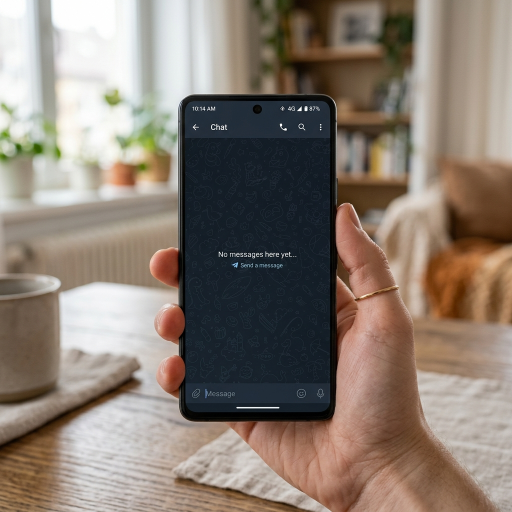
#> input picture content_factory/image_refs/mockup_phone_base.png, 1024 x 1024 px, found by its file name (shown at 1/2 size)
$ python renderer.py
#> lines starting #> are read from the running program, lines starting #| are printed output that depends on the picture
import logging
import os

from PIL import Image, ImageDraw, ImageFont, ImageOps

logger = logging.getLogger(__name__)

class TelegramRenderer:
    """
    Renders Telegram chat bubbles onto a phone mockup.
    """

    def __init__(self, base_image_path: str):
        self.base_image_path = base_image_path
        # Screen coordinates - FINAL TWEAK (-5 left)
        self.screen_region = (374, 208, 657, 812) # [left, top, right, bottom]

        # Paths for icons
        self.emoji_path = "assets/emojis/"

        # Colors (Telegram Dark Theme style)
        self.bg_color = (14, 22, 33)
        self.user_bubble_color = (43, 82, 120)
        self.bot_bubble_color = (24, 37, 51)
        self.text_color = (255, 255, 255)
        self.secondary_text_color = (126, 149, 169)

        try:
            self.font_main = ImageFont.truetype("/usr/share/fonts/truetype/dejavu/DejaVuSans-Bold.ttf", 22)
            self.font_small = ImageFont.truetype("/usr/share/fonts/truetype/dejavu/DejaVuSans.ttf", 18)
            self.font_time = ImageFont.truetype("/usr/share/fonts/truetype/dejavu/DejaVuSans.ttf", 14)
        except Exception:
            self.font_main = ImageFont.load_default()
            self.font_small = ImageFont.load_default()
            self.font_time = ImageFont.load_default()

    def _draw_icon(self, canvas, name, x, y, size=24):
        path = os.path.join(self.emoji_path, f"{name}.png")
        if os.path.exists(path):
            icon = Image.open(path).convert("RGBA")
            icon = icon.resize((size, size), Image.Resampling.LANCZOS)
            canvas.paste(icon, (x, y), icon)
            return size
        return 0

    def render_demo(self, food_photo_path: str, food_name: str, calories: int, protein: float, fat: float, carbs: float, output_path: str):
        """
        Creates a composite image: Phone -> Chat -> (User Photo + Bot Reply)
        """
#> called with food_photo_path = 'assets/demo_breakfast.png', food_name = 'Завтрак чемпиона', calories = 450, protein = 20.5, fat = 15, carbs = 35, output_path = 'content_factory/runs/test_mockup.png'
        if not os.path.exists(self.base_image_path):
            self.base_image_path = "/home/user1/foodflow-bot_new/" + self.base_image_path

        phone = Image.open(self.base_image_path).convert("RGBA")

        # 2. Create the "Screen Content"
        screen_w = self.screen_region[2] - self.screen_region[0]
        screen_h = self.screen_region[3] - self.screen_region[1]
        screen = Image.new("RGBA", (screen_w, screen_h), self.bg_color)
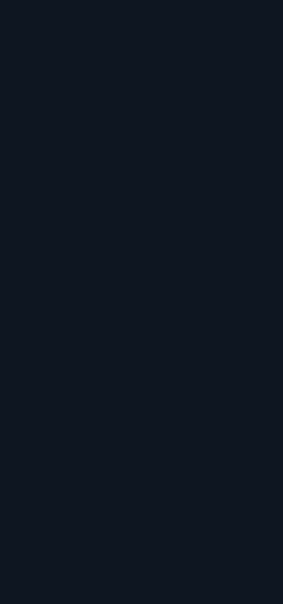
#> screen: PIL image 283x604 RGBA; mean R, G, B, A 14, 22, 33, 255
        draw = ImageDraw.Draw(screen)

        # --- Draw User Message (Photo) ---
        user_msg_y = 80
        bubble_w = 230
        bubble_h = 170

        if os.path.exists(food_photo_path):
            food_img = Image.open(food_photo_path).convert("RGB")
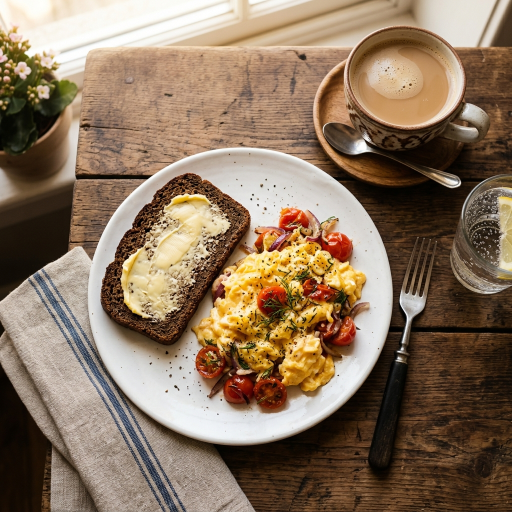
#> input picture assets/demo_breakfast.png, 1024 x 1024 px, found by its file name (shown at 1/2 size)
#> food_img is the input picture: PIL image 1024x1024 RGB; mean R, G, B 138.6, 116.6, 94.7
            food_img = ImageOps.fit(food_img, (bubble_w, bubble_h))
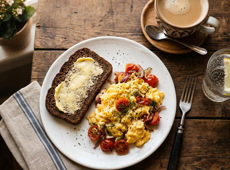
#> food_img: PIL image 230x170 RGB; mean R, G, B 135.8, 112.8, 89.8

            mask = Image.new("L", (bubble_w, bubble_h), 0)
#> mask: PIL image 230x170 L; every value is 0
            mask_draw = ImageDraw.Draw(mask)
            mask_draw.rounded_rectangle([0, 0, bubble_w, bubble_h], radius=20, fill=255)

            screen.paste(food_img, (screen_w - bubble_w - 15, user_msg_y), mask)
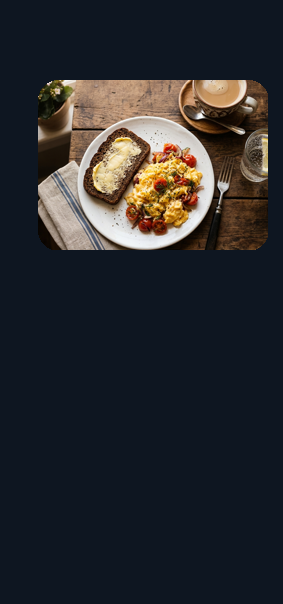
#> screen: PIL image 283x604 RGBA; mean R, G, B, A 41.7, 42.7, 46, 255

        # --- Draw Bot Message (Analysis) ---
        bot_msg_y = user_msg_y + bubble_h + 15
        bot_bubble_w = 250
        bot_bubble_h = 220

        draw.rounded_rectangle(
            [15, bot_msg_y, 15 + bot_bubble_w, bot_msg_y + bot_bubble_h],
            radius=20, fill=self.bot_bubble_color
        )

        margin = 20
        self._draw_icon(screen, "check", 15 + margin, bot_msg_y + margin - 2, 26)
        draw.text((15 + margin + 35, bot_msg_y + margin), "Готово!", font=self.font_main, fill=(74, 187, 126))

        self._draw_icon(screen, "plate", 15 + margin, bot_msg_y + margin + 40, 22)
        draw.text((15 + margin + 30, bot_msg_y + margin + 40), f"{food_name}", font=self.font_small, fill=self.text_color)

        stats_y = bot_msg_y + margin + 80
        self._draw_icon(screen, "fire", 15 + margin, stats_y, 20)
        draw.text((15 + margin + 30, stats_y), f"Калории: {calories} ккал", font=self.font_small, fill=self.text_color)

        self._draw_icon(screen, "meat", 15 + margin, stats_y + 30, 20)
        draw.text((15 + margin + 30, stats_y + 30), f"Белки: {protein}г", font=self.font_small, fill=self.text_color)

        self._draw_icon(screen, "avocado", 15 + margin, stats_y + 60, 20)
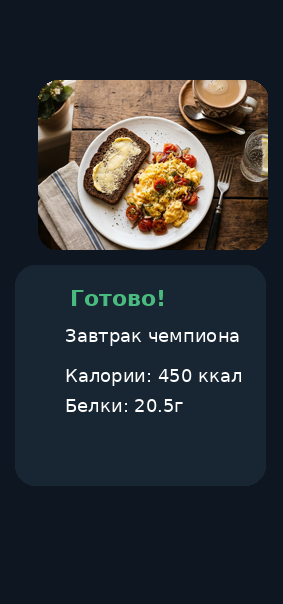
#> screen: PIL image 283x604 RGBA; mean R, G, B, A 47.6, 50.4, 54.3, 255
        draw.text((15 + margin + 30, stats_y + 60), f"Жиры: {fat}г", font=self.font_small, fill=self.text_color)

        self._draw_icon(screen, "bread", 15 + margin, stats_y + 90, 20)
        draw.text((15 + margin + 30, stats_y + 90), f"Углеводы: {carbs}г", font=self.font_small, fill=self.text_color)

        draw.text((15 + bot_bubble_w - 55, bot_msg_y + bot_bubble_h - 25), "12:05", font=self.font_time, fill=self.secondary_text_color)

        # 3. Apply Rounded Corners to the WHOLE SCREEN before pasting
        screen_mask = Image.new("L", (screen_w, screen_h), 0)
#> screen_mask: PIL image 283x604 L; every value is 0
        screen_mask_draw = ImageDraw.Draw(screen_mask)
        # Phone screen usually has ~30-40px radius
        screen_mask_draw.rounded_rectangle([0, 0, screen_w, screen_h], radius=35, fill=255)

        # 4. Compositing
        phone.paste(screen, (self.screen_region[0], self.screen_region[1]), screen_mask)
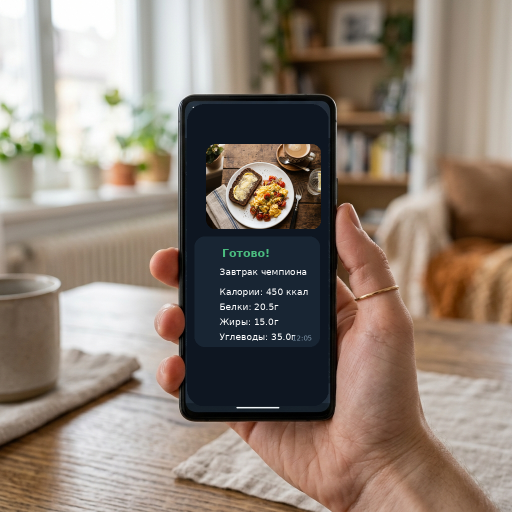
#> phone: PIL image 1024x1024 RGBA (shown at 1/2 size); mean R, G, B, A 140.4, 126.7, 115, 255

        phone.save(output_path, "PNG")
        logger.info(f"✨ Mockup rendered and saved to: {output_path}")
        return output_path

        # 4. Save
        phone.save(output_path, "PNG")
        logger.info(f"✨ Mockup rendered and saved to: {output_path}")
        return output_path

if __name__ == "__main__":
    # Test run
    logging.basicConfig(level=logging.INFO)
    renderer = TelegramRenderer("content_factory/image_refs/mockup_phone_base.png")
    renderer.render_demo(
        food_photo_path="assets/demo_breakfast.png",
        food_name="Завтрак чемпиона",
        calories=450,
        protein=20.5,
        fat=15.0,
        carbs=35.0,
        output_path="content_factory/runs/test_mockup.png"
    )
